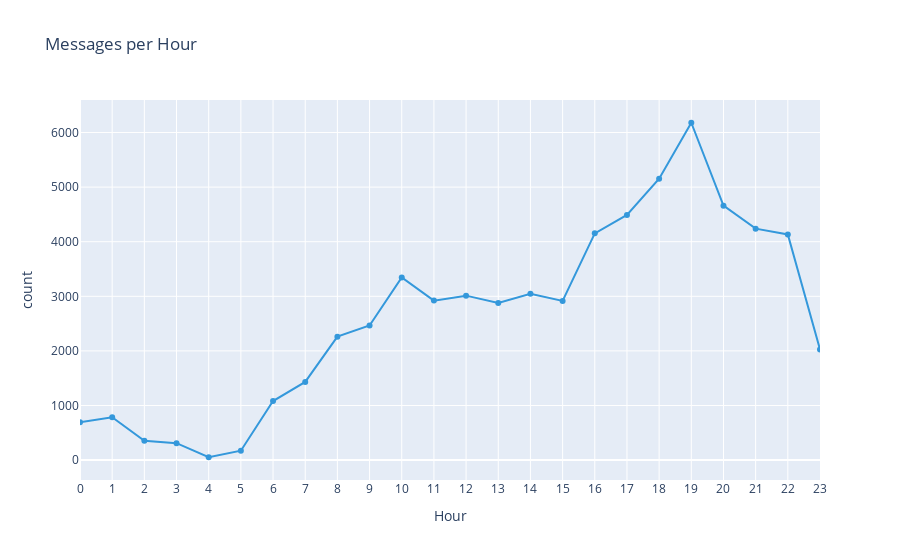

This figure's notebook cell:
### Code cell
fig = px.line(pd.DataFrame(df["Hour"].value_counts().reset_index().sort_values(by = ["Hour"])), 
             x = "Hour", 
             y = "count",
             title = "Messages per Hour",
             color_discrete_sequence = ["#3498DB"],
             markers =  True)
             


fig.update_layout(xaxis = dict(tickmode = "linear", tick0 = 1, dtick = 1))
fig.update_xaxes(range = [0, 23])

### Figure 1 — Plotly figure (JSON) as saved in the notebook; plotly's stock layout.template omitted (floating-point values rounded to 4 significant figures)
{"data": [{"hovertemplate": "Hour=%{x}<br>count=%{y}<extra></extra>", "legendgroup": "", "line": {"color": "#3498DB", "dash": "solid"}, "marker": {"symbol": "circle"}, "mode": "lines+markers", "name": "", "orientation": "v", "showlegend": false, "type": "scatter", "x": [0, 1, 2, 3, 4, 5, 6, 7, 8, 9, 10, 11, 12, 13, 14, 15, 16, 17, 18, 19, 20, 21, 22, 23], "xaxis": "x", "y": [693, 786, 354, 310, 52, 172, 1082, 1432, 2261, 2465, 3344, 2921, 3012, 2877, 3045, 2916, 4153, 4490, 5153, 6179, 4660, 4239, 4134, 2024], "yaxis": "y"}], "layout": {"legend": {"tracegroupgap": 0}, "title": {"text": "Messages per Hour"}, "xaxis": {"anchor": "y", "domain": [0, 1], "dtick": 1, "range": [0, 23], "tick0": 1, "tickmode": "linear", "title": {"text": "Hour"}}, "yaxis": {"anchor": "x", "domain": [0, 1], "title": {"text": "count"}}}}
